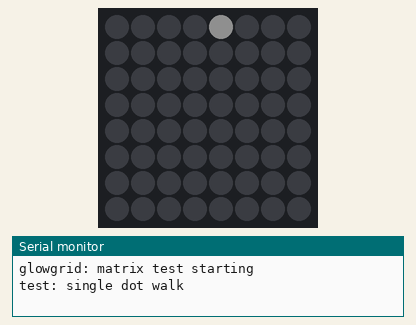
Simulated run of this sketch. Board: ESP32. Shown: 8×8 RGB LED matrix (first LED top left, wired row by row), the last lines printed to the serial monitor. Dim RGB values are drawn brighter than linear.

Above: at 1.31 s.
At 5.3 s:
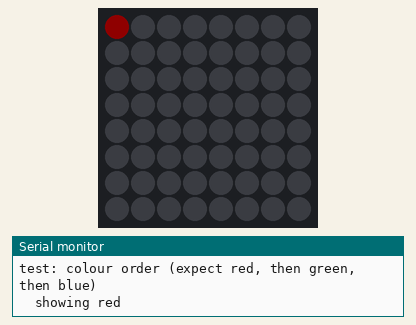
At 12.48 s:
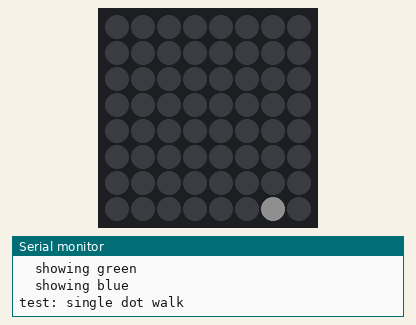
At 18.2 s:
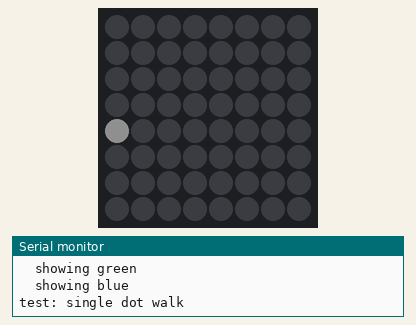
At 23.92 s:
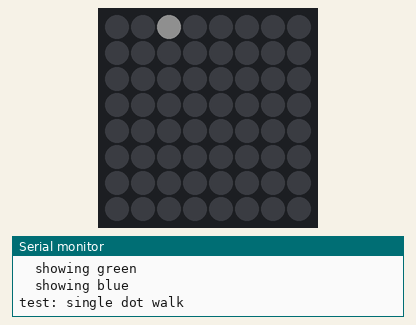
At 39.81 s:
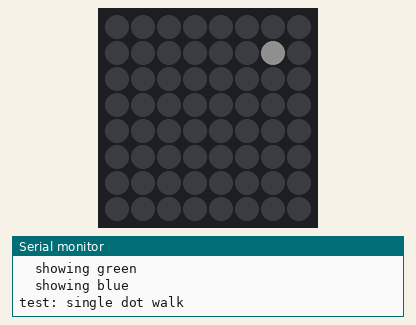

The sketch:

matrix_test.ino
```cpp
/*
 * glowgrid - step 1: first light on the matrix
 *
 * Panel: BTF-LIGHTING WS2812B ECO, 8x8 = 64 pixels, DC5V, colour order GRB
 * Board: ESP32 Dev Module (esp32:esp32:esp32)
 *
 * Wiring (use the connector labelled DIN, NOT DOUT):
 *   ESP32 VIN  -> panel 5V
 *   ESP32 GND  -> panel GND
 *   ESP32 D13  -> panel DIN     (D13 silkscreen == GPIO13)
 *
 * This sketch is deliberately timid. It never lights more than a handful of
 * LEDs and it tells FastLED to enforce a hard current budget, so it cannot
 * pull more than USB can deliver. Full white on all 64 pixels would want
 * ~3.8 A; USB gives you ~0.5 A. Do not raise BRIGHTNESS until the panel has
 * its own 5V supply.
 */

#include <FastLED.h>

#define DATA_PIN    13
#define NUM_LEDS    64
#define MATRIX_W    8
#define MATRIX_H    8

// Keep this low while running from USB power. 15/255 is plenty to see.
#define BRIGHTNESS  15

// Hard ceiling in milliamps. FastLED auto-dims to stay under this.
// Leave headroom for the ESP32 itself, which needs ~150-200 mA.
#define MAX_MILLIAMPS 300

CRGB leds[NUM_LEDS];

void setup() {
  Serial.begin(115200);
  delay(500);
  Serial.println();
  Serial.println("glowgrid: matrix test starting");

  FastLED.addLeds<WS2812B, DATA_PIN, GRB>(leds, NUM_LEDS);
  FastLED.setBrightness(BRIGHTNESS);
  FastLED.setMaxPowerInVoltsAndMilliamps(5, MAX_MILLIAMPS);

  FastLED.clear(true);   // start with everything off
  delay(500);
}

// Test 1: walk a single white dot through all 64 LEDs, in chain order.
// This proves the data line works and shows you the physical wiring order.
void walkSingleDot() {
  Serial.println("test: single dot walk");
  for (int i = 0; i < NUM_LEDS; i++) {
    FastLED.clear();
    leds[i] = CRGB::White;
    FastLED.show();
    delay(60);
  }
  FastLED.clear(true);
  delay(300);
}

// Test 2: light pixel 0 red, then green, then blue.
// If the colours come out in the wrong order, the GRB setting above is wrong.
void checkColourOrder() {
  Serial.println("test: colour order (expect red, then green, then blue)");

  const CRGB colours[3] = { CRGB::Red, CRGB::Green, CRGB::Blue };
  const char* names[3]  = { "red", "green", "blue" };

  for (int c = 0; c < 3; c++) {
    FastLED.clear();
    leds[0] = colours[c];
    FastLED.show();
    Serial.print("  showing ");
    Serial.println(names[c]);
    delay(1000);
  }
  FastLED.clear(true);
  delay(300);
}

void loop() {
  walkSingleDot();
  checkColourOrder();
}
```
